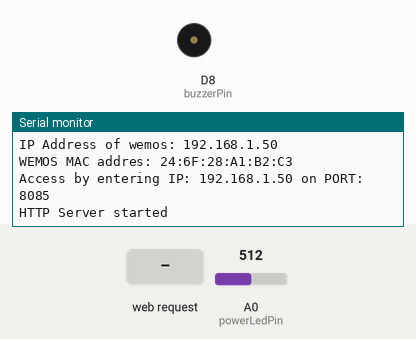
Recording of a sketch running on a simulated ESP8266 (Wemos D1 mini). Shown: buzzer (waves = sounding, pin HIGH), the last lines printed to the serial monitor. The test bench sets the inputs (shaded band); at power-on: A0 (powerLedPin) = 512. WiFi joins after 1.5 s; servers stay silent unless stated.

Above: at 3.5 s.
3.6 s: HTTP request GET /?order=ON received
At 4.9 s:
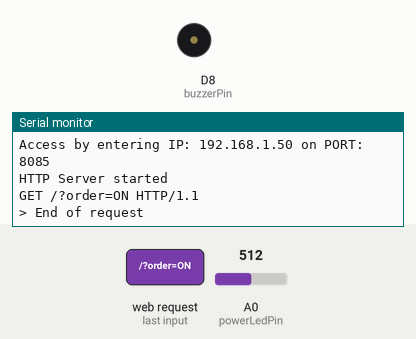
5.2 s: HTTP request GET /?order=OFF received
At 6.4 s:
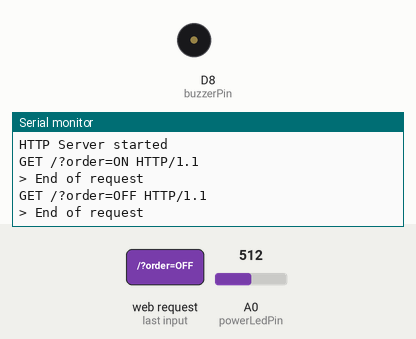
6.8 s: HTTP request GET /?order=FORCE_OFF received
At 7.6 s:
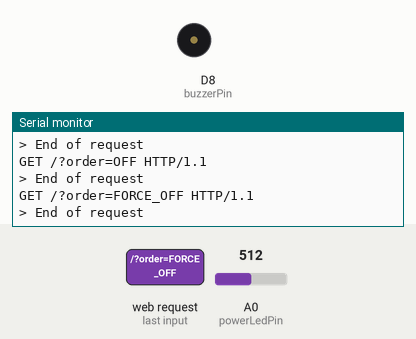

Measured:
- after the input at 3.6 s, the serial monitor: prints a new line after 0.10 s (image 1)
- after the input at 5.2 s, the serial monitor: prints a new line after 0.10 s (image 2)
- after the input at 6.8 s, the serial monitor: prints a new line after 0.10 s (image 3)

The sketch:

WakeOnWemosDemo.ino
```cpp
#include <ESP8266WiFi.h>
#import "secret_var.h"

// Replace with your network credentials
const int serial = 115200; //Serial Baudrate
const int port = 8085; //wemos port (defalult 80)

const int optoPowerPin = D2; //optocoupler pin for power button
const int optoResetPin = D1; //optocoupler pin for reset button
const int powerLedPin = A0; //optocoupler pin for power LED
const int buzzerPin = D8; //optocoupler pin for buzzer

unsigned int orderRequests = 0;
int powerLedValue = 0;
const char* wifiStatus;

WiFiEventHandler wifiConnectHandler;
WiFiEventHandler wifiDisconnectHandler;
WiFiServer server(port);

bool oneDisc = false;

void initWiFi() {
  WiFi.mode(WIFI_STA);
  WiFi.begin(ssid, password);
  Serial.print("Connecting to WiFi ..");
  while (WiFi.status() != WL_CONNECTED) {
    Serial.print('.');
    delay(1000);
  }
  wifiStatus = "CONNECTED";
}

void onWifiConnect(const WiFiEventStationModeGotIP& event) {
  wifiStatus = "CONNECTED";
  Serial.println("Connected to Wi-Fi sucessfully.");
  Serial.print("IP address: ");
  Serial.println(WiFi.localIP());
}

void reconnect() {
  if(wifiStatus != "CONNECTING") {
    wifiStatus = "CONNECTING";
    WiFi.begin(ssid, password);
  }

}

void onWifiDisconnect(const WiFiEventStationModeDisconnected& event) {
  if(wifiStatus != "CONNECTING") {
    wifiStatus = "DISCONNECTED";
    Serial.println("Disconnected from Wi-Fi");
    Serial.print("Disconnect reason: ");
    Serial.println(event.reason);
    Serial.println();
    WiFi.disconnect();
    reconnect();
  }

}

void disconnectFromWifi() {
  WiFi.disconnect();
}

void displayHtmlPage(WiFiClient client, int powerLedValue) {
  String html ="<!DOCTYPE html> <html> <head> <link rel=\"preconnect\" href=\"https://fonts.googleapis.com\" /> <link rel=\"preconnect\" href=\"https://fonts.gstatic.com\" crossorigin /> <link href=\"https://fonts.googleapis.com/css2?family=Roboto:wghtx300&display=swap\" rel=\"stylesheet\" /> <meta name=\"viewport\" content=\"width=device-width\" ; initial-scale=\"1.0\" /> <style> html { height: 100%; } body { background: linear-gradient( 45deg, rgb(243, 244, 228) 20%, rgb(212, 219, 182) 80% ); color: red; display: flex; justify-content: center; margin-top: 40px; font-family: 'Roboto', sans-serif; font-weight: bold; } div.upper { font-size: 1.2rem; height: 30px; } div.middle { background-color: rgb(222, 219, 189); /* box-shadow: -6px 6px 20px 4px rgb(61, 61, 69); */ border-radius: 10px; margin: 0px 10px; height: 3px; } div.lower { padding: 5px; flex-direction: row; justify-content: flex-start; } div.lower-left { margin-left: 10px; flex-direction: column; background-color: rgb(222, 204, 139); box-shadow: -3px 3px 10px 0px rgb(173, 173, 162); border-radius: 8px; width: 68px; height: 68px; } div.lower-right { line-height: 13px; flex-direction: column; align-items: start; } div.main { background-color: rgb(253, 253, 253); border: 2px solid rgb(197, 171, 116); color: black; width: 300px; border-radius: 10px; overflow: hidden; box-shadow: -2px 2px 15px 1px rgb(160, 161, 157); } div.form { flex-direction: column; margin-top: 8px; margin-bottom: 6px; } a.status { padding-top: 14px; font-size: 24px; } a.label { position: relative; top: -12px; font-size: 0.85rem; color: white; font-weight: 200; } .center-flex { display: flex; align-items: center; justify-content: center; gap: 10px; } .button { cursor: pointer; font-weight: bold; background-color: rgb(222, 204, 139); padding: 0 20px; height: 24px; border-radius: 30px; border: none; box-shadow: -1px 2px 8px 0px rgb(137, 136, 129); } .select { width: 207px; text-align: center; border: 1px solid rgb(199, 195, 185); border-radius: 8px; height: 25px; } .input { width: 200px; text-align: center; border: 1px solid rgb(199, 195, 185); border-radius: 8px; height: 25px; } </style> <script> async function handleClick() { document.getElementById(\"response\").innerHTML = \"\"; const secret = document.getElementById(\"secret\").value; const order = document.getElementById(\"order\").value; const url = \"http://192.168.0.100:8085/request?secret=\" + secret + \"&order=\" + order; const response = await fetch(url); const json = await response.json(); document.getElementById(\"response\").innerHTML = \"Status: \" + json.status; console.log(response); } </script> </head> <body> <div class=\"main\"> <div class=\"upper center-flex\">WAKE-ON-WEMOS</div> <div class=\"middle center-flex\"></div> <div class=\"lower center-flex\"> <div class=\"lower-left center-flex\"> <a class=\"status\">#status#</a><a class=\"label\">status</a> </div> <div class=\"center-flex lower-right\"> <span>Alive: #d#d #h#h #m#m #s#s</span> <span>Request: #requests#</span> <span>Last DNS update: ?</span> </div> </div> <div class=\"middle center-flex\"></div> <div class=\"form center-flex\"> <select class=\"select\" name=\"Orders\" id=\"order\"> <option value=\"ON\">Turn ON</option> <option value=\"OFF\">Turn OFF</option> <option value=\"FORCE_OFF\">Turn OFF force</option> <option value=\"RESTART\">Restart</option> </select> <input id=\"secret\" class=\"input\" type=\"password\" placeholder=\"secret\" /> <button class=\"button\" onclick=\"handleClick()\">SEND COMMAND</button> <span id=\"response\"></span> </div> </div> </body> </html>";

  html.replace("#requests#", String(orderRequests));

  const String state = powerLedValue > 900 ? "ON" : "OFF";
  html.replace("#status#", state);

  unsigned long allSeconds=millis()/1000;
  int runDays= allSeconds/(3600*24);
  int runHours= (allSeconds/3600)%24;
  int secsRemaining=allSeconds%3600;
  int runMinutes=secsRemaining/60;
  int runSeconds=secsRemaining%60;

  html.replace("#d#", String(runDays));
  html.replace("#h#", String(runHours));
  html.replace("#m#", String(runMinutes));
  html.replace("#s#", String(runSeconds));

  client.println("HTTP/1.1 200 OK"); //
  client.println("Content-Type: text/html");
  client.println("");
  client.println(html);
  delay(1);
  Serial.println("> End of request");
  Serial.println("");
}

void proccedRequest(WiFiClient client, String request) {

  if(request.indexOf("secret=" + secret) == -1)
  {
    client.println("HTTP/1.1 403 Forbidden"); //
    client.println("Content-Type: application/json");
    client.println("");
    client.println("{ \"status\": \"ERROR\", \"message\": \"wrong secret\"}");
  }
  else
  {
    orderRequests++;
    //Turn ON
    if(request.indexOf("order=ON") != -1) {
      digitalWrite(optoPowerPin, HIGH);
      digitalWrite(buzzerPin, HIGH);
      delay(200);
      digitalWrite(optoPowerPin, LOW);
      digitalWrite(buzzerPin, LOW);
    }
    else if(request.indexOf("order=OFF") != -1) {
      digitalWrite(optoPowerPin, HIGH);
      digitalWrite(buzzerPin, HIGH);
      delay(200);
      digitalWrite(optoPowerPin, LOW);
      digitalWrite(buzzerPin, LOW);
    }
    else if(request.indexOf("order=FORCE_OFF") != -1) {
      digitalWrite(optoPowerPin, HIGH);
      digitalWrite(buzzerPin, HIGH);
      delay(600);
      digitalWrite(optoPowerPin, LOW);
      digitalWrite(buzzerPin, LOW);
    }
    else if(request.indexOf("order=RESTART") != -1) {
      digitalWrite(optoResetPin, HIGH);
      digitalWrite(buzzerPin, HIGH);
      delay(200);
      digitalWrite(optoResetPin, LOW);
      digitalWrite(buzzerPin, LOW);
    }

    client.println("HTTP/1.1 200 OK"); //
    client.println("Content-Type: application/json");
    client.println("");
    client.println("{ \"status\": \"OK\", \"message\": \"order completed\"}");
  }
}

void setup() {
  Serial.begin(serial); //Default Baudrate
  pinMode(buzzerPin, OUTPUT);
  pinMode(optoPowerPin, OUTPUT);
  pinMode(optoResetPin, OUTPUT);
  pinMode(powerLedPin, INPUT);

  //Register event handlers
  wifiConnectHandler = WiFi.onStationModeGotIP(onWifiConnect);
  wifiDisconnectHandler = WiFi.onStationModeDisconnected(onWifiDisconnect);

  initWiFi();

  Serial.print("RRSI: ");
  Serial.println(WiFi.RSSI());
  Serial.print("IP Address of wemos: "); // will IP address on Serial Monitor
  Serial.println(WiFi.localIP());

  Serial.print("WEMOS MAC addres: "); // will IP address on Serial Monitor
  Serial.println(WiFi.macAddress());

  Serial.print("Access by entering IP: "); // Will print IP address in URL format
  Serial.print(WiFi.localIP());
  Serial.print(" on PORT: ");
  Serial.println(port);

  delay(300);

  server.begin();  // Starts the Server
  Serial.println("HTTP Server started");
}

void loop() {
  WiFiClient client = server.available();

  if(client) {
    delay(50);
    if(client.available()) {
        delay(50);

        String request = client.readStringUntil('\r');
        Serial.println(request);
        client.flush();

        if(request.indexOf("request") != -1)
        {
          proccedRequest(client, request);
        } else {
          powerLedValue = analogRead(powerLedPin);
          displayHtmlPage(client, powerLedValue);
        }

        delay(50);
    }
  }
}
```

secret_var_example.h
```cpp
const String secret = "secret";
const String ssid = "ssid";
const String password = "password";
```
